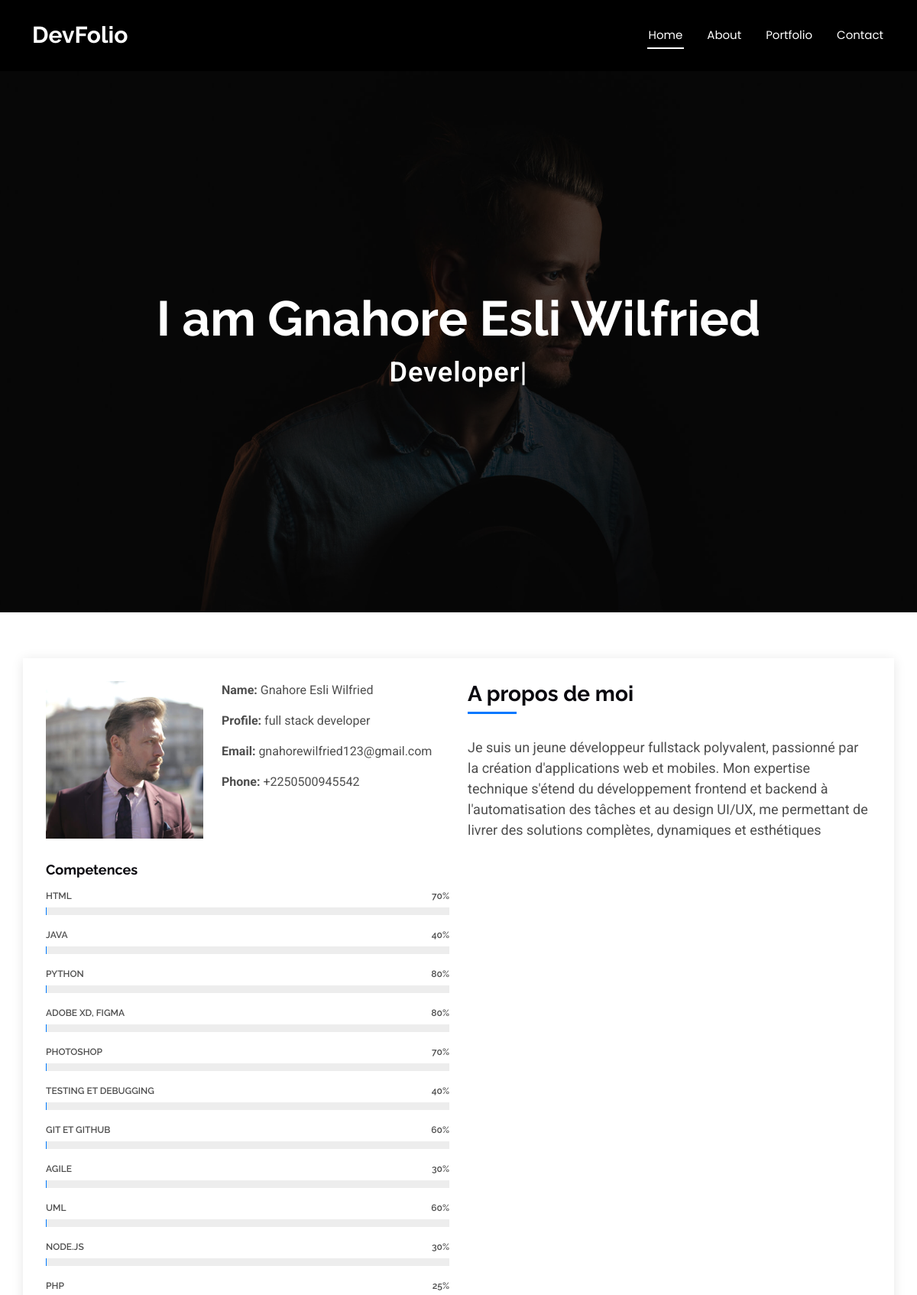
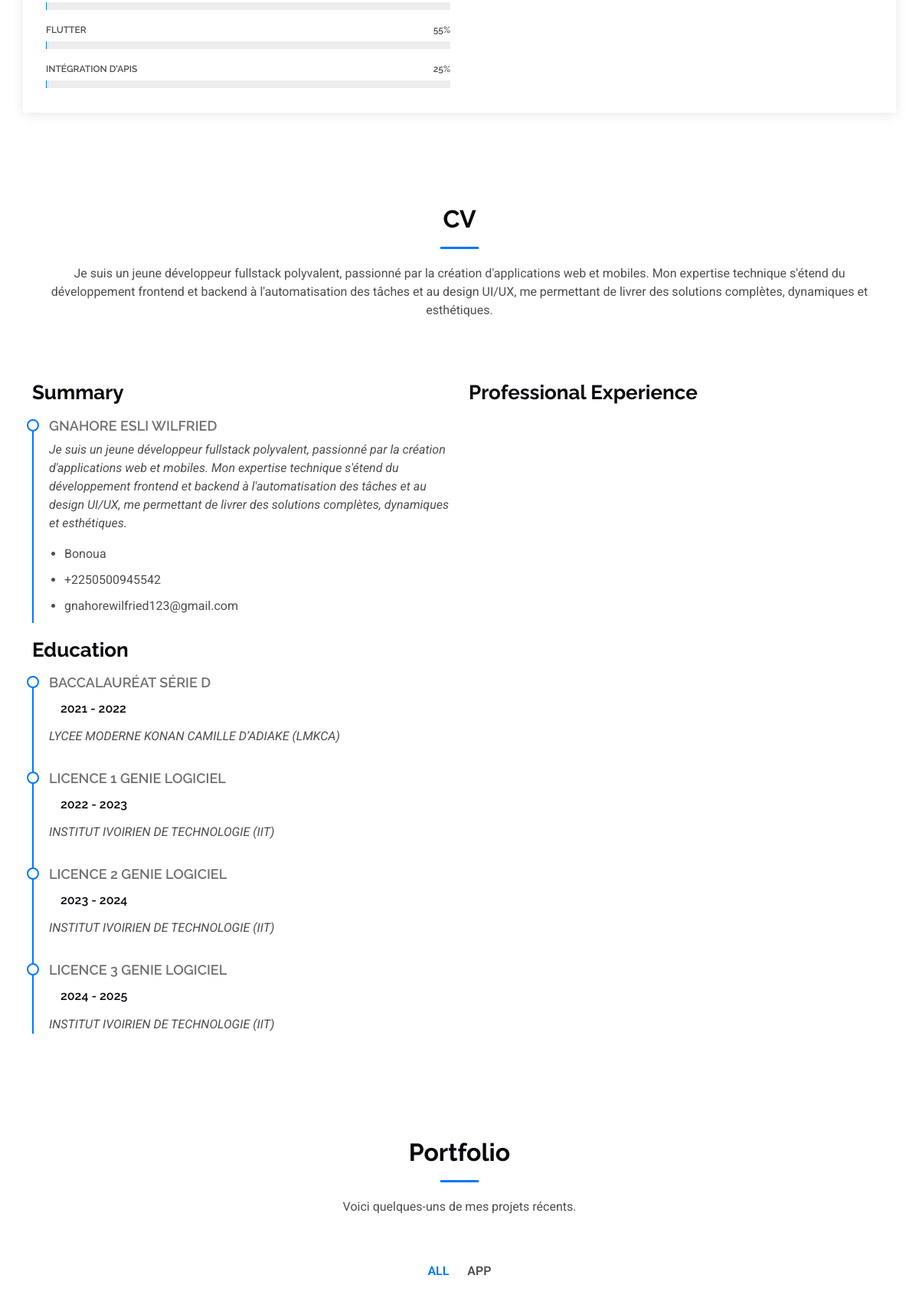
The page / (upper part) on the database its author committed (2 pictures, top to bottom).
### Portfolio/models.py (models this page shows, shortened)
class About(models.Model):
    name = models.CharField(max_length=100)
    profile = models.CharField(max_length=100)
    email = models.EmailField()
    phone = models.CharField(max_length=20)
    about_me = models.TextField()

class Skill(models.Model):
    about = models.ForeignKey(About, related_name='skills', on_delete=models.CASCADE)
    skill_name = models.CharField(max_length=100)
    proficiency = models.IntegerField(help_text='Proficiency in percentage (0-100)')

class Resume(models.Model):
    about = models.ForeignKey(About, related_name='resumes', on_delete=models.CASCADE, help_text="Le CV associé à la personne.")
    name = models.CharField(max_length=100)
    summary = models.TextField()
    address = models.CharField(max_length=200)
    phone = models.CharField(max_length=20)
    email = models.EmailField()

class Education(models.Model):
    resume = models.ForeignKey(Resume, related_name='education', on_delete=models.CASCADE)
    degree = models.CharField(max_length=100)
    institution = models.CharField(max_length=200)
    start_year = models.IntegerField(help_text='Year education started')
    end_year = models.IntegerField(help_text='Year education ended')

class PortfolioCategory(models.Model):
    name = models.CharField(max_length=50)

### Portfolio/views.py (the view)
# urls.py: path('', views.home, name='home'),
def home(request):
    about = About.objects.first()  # Récupérer l'utilisateur "about"
    resume = Resume.objects.filter(about=about).first()  # Associer un CV à cet utilisateur
    categories = PortfolioCategory.objects.all()  # Récupérer toutes les catégories du portfolio
    items = PortfolioItem.objects.all()  # Récupérer tous les items du portfolio
    context = {
        'about': about,
        'resume': resume,
        'roles': ['Developer', 'Designer', 'Freelancer'],  # Exemple de rôles (tu pourrais les récupérer dynamiquement si nécessaire)
        'categories': categories,  # Ajout des catégories du portfolio
        'items': items,  # Ajout des items du portfolio
    }
    return render(request, 'home.html', context)

### Portfolio/templates/home.html (shortened to what this page needs)
{% extends 'base.html' %}
{% load static %}
{% block content %}
<main class="main">
    <section id="hero" class="hero section dark-background">
      <img src="{% static 'img/hero-img.jpg' %}" alt="" data-aos="fade-in">
      <div class="container d-flex flex-column align-items-center justify-content-center text-center" data-aos="fade-up" data-aos-delay="100">
        <h2>I am {{ about.name }}</h2>
        <p>
          <span class="typed" data-typed-items="{% for role in roles %}{{ role }}{% if not forloop.last %}, {% endif %}{% endfor %}"></span>
        </p>
      </div>
    </section>
    <section id="about" class="about section">
      <div class="container" data-aos="fade-up" data-aos-delay="100">
        <div class="row gy-4">
          <div class="col-md-6">
            <div class="row justify-content-between gy-4">
              <div class="col-lg-5">
                <img src="{% static 'img/profile-img.jpg' %}" class="img-fluid" alt="Profile Image">
              </div>
              <div class="col-lg-7 about-info">
                <p><strong>Name: </strong> <span>{{ about.name }}</span></p>
                <p><strong>Profile: </strong> <span>{{ about.profile }}</span></p>
                <p><strong>Email: </strong> <span>{{ about.email }}</span></p>
                <p><strong>Phone: </strong> <span>{{ about.phone }}</span></p>
              </div>
            </div>
            <div class="skills-content skills-animation">
              <h5>Competences</h5>
              {% for skill in about.skills.all %}
              <div class="progress">
                <span class="skill"><span>{{ skill.skill_name }}</span> <i class="val">{{ skill.proficiency }}%</i></span>
                <div class="progress-bar-wrap">
                </div>
              </div>
              {% endfor %}
            </div>
          </div>
          <div class="col-md-6">
            <div class="about-me">
              <h4>A propos de moi</h4>
              <p>{{ about.about_me }}</p>
            </div>
          </div>
        </div>
      </div>
    </section>
    <section id="resume" class="resume section">
      <div class="container section-title" data-aos="fade-up">
        <h2>CV</h2>
        <p>{{ resume.summary }}</p>
      </div>
      <div class="container">
        <div class="row">
          <div class="col-lg-6" data-aos="fade-up" data-aos-delay="100">
            <h3 class="resume-title">Summary</h3>
            <div class="resume-item pb-0">
              <h4>{{ resume.name }}</h4>
              <p><em>{{ resume.summary }}</em></p>
              <ul>
                <li>{{ resume.address }}</li>
                <li>{{ resume.phone }}</li>
                <li>{{ resume.email }}</li>
              </ul>
            </div>
            <h3 class="resume-title">Education</h3>
            {% for edu in resume.education.all %}
            <div class="resume-item">
              <h4>{{ edu.degree }}</h4>
              <h5>{{ edu.start_year }} - {{ edu.end_year }}</h5>
              <p><em>{{ edu.institution }}</em></p>
            </div>
            {% endfor %}
          </div>
          <div class="col-lg-6" data-aos="fade-up" data-aos-delay="200">
            <h3 class="resume-title">Professional Experience</h3>
          </div>
        </div>
      </div>
    </section>
<section id="portfolio" class="portfolio section">
    <div class="container section-title" data-aos="fade-up">
      <h2>Portfolio</h2>
      <p>Voici quelques-uns de mes projets récents.</p>
    </div>
    <div class="container">
      <div class="isotope-layout" data-default-filter="*" data-layout="masonry" data-sort="original-order">
        <ul class="portfolio-filters isotope-filters" data-aos="fade-up" data-aos-delay="100">
          <li data-filter="*" class="filter-active">All</li>
          {% for category in categories %}
            <li data-filter=".filter-{{ category.name|slugify }}">{{ category.name }}</li>
          {% endfor %}
        </ul>
        <div class="row gy-4 isotope-container" data-aos="fade-up" data-aos-delay="200">
        </div>
      </div>
    </div>
  </section>
</main>
{% endblock %}

### Portfolio/templates/base.html (shortened to what this page needs)
{% load static%}
<!DOCTYPE html>
<html lang="en">
<head>
  <link href="{% static 'assets/vendor/bootstrap/css/bootstrap.min.css'%}" rel="stylesheet">
  <link href="{% static 'assets/vendor/bootstrap-icons/bootstrap-icons.css'%}" rel="stylesheet">
  <link href="{% static 'assets/vendor/aos/aos.css'%}" rel="stylesheet">
  <link href="{% static 'assets/vendor/glightbox/css/glightbox.min.css'%}" rel="stylesheet">
  <link href="{% static 'assets/vendor/swiper/swiper-bundle.min.css'%}" rel="stylesheet">
  <link href="{% static 'assets/css/main.css'%}" rel="stylesheet">
</head>
<body class="index-page">
    <header id="header" class="header d-flex align-items-center sticky-top">
        <div class="container-fluid container-xl position-relative d-flex align-items-center justify-content-between">
          <a href="index.html" class="logo d-flex align-items-center">
            <h1 class="sitename">DevFolio</h1>
          </a>
          <nav id="navmenu" class="navmenu">
            <ul>
              <li><a href="#hero" class="active">Home<br></a></li>
              <li><a href="#about">About</a></li>
              <li><a href="#portfolio">Portfolio</a></li>
              <li><a href="#contact">Contact</a></li>
            </ul>
          </nav>
        </div>
      </header>
      {%block content %}
        {% endblock %}
</body>
</html>

### rows shown on the page
About: name "Gnahore Esli Wilfried", profile "full stack developer", email "gnahorewilfried123@gmail.com", phone "+2250500945542", about_me "Je suis un jeune développeur fullstack polyvalent, passionné par la création d'applications web et mobiles. Mon expertise technique s'étend du développement frontend et backend à l'automatisation des tâches et au design UI/UX, me permettant de livrer des solutions complètes, dynamiques et esthétiques"
Skill: skill_name "HTML", proficiency "70"
Skill: skill_name "JAVA", proficiency "40"
Skill: skill_name "PYTHON", proficiency "80"
Skill: skill_name "ADOBE XD, FIGMA", proficiency "80"
Skill: skill_name "PHOTOSHOP", proficiency "70"
Skill: skill_name "TESTING ET DEBUGGING", proficiency "40"
Skill: skill_name "GIT ET GITHUB", proficiency "60"
Skill: skill_name "AGILE", proficiency "30"
Skill: skill_name "UML", proficiency "60"
Skill: skill_name "NODE.JS", proficiency "30"
Skill: skill_name "PHP", proficiency "25"
Skill: skill_name "FLUTTER", proficiency "55"
Skill: skill_name "INTÉGRATION D'APIS", proficiency "25"
Resume: summary "Je suis un jeune développeur fullstack polyvalent, passionné par la création d'applications web et mobiles. Mon expertise technique s'étend du développement frontend et backend à l'automatisation des tâches et au design UI/UX, me permettant de livrer des solutions complètes, dynamiques et esthétiques.", name "GNAHORE ESLI WILFRIED", address "Bonoua", phone "+2250500945542", email "gnahorewilfried123@gmail.com"
Education: degree "BACCALAURÉAT SÉRIE D", start_year "2021", end_year "2022", institution "LYCEE MODERNE KONAN CAMILLE D’ADIAKE (LMKCA)"
Education: degree "LICENCE 1 GENIE LOGICIEL", start_year "2022", end_year "2023", institution "INSTITUT IVOIRIEN DE TECHNOLOGIE (IIT)"
Education: degree "LICENCE 2 GENIE LOGICIEL", start_year "2023", end_year "2024", institution "INSTITUT IVOIRIEN DE TECHNOLOGIE (IIT)"
Education: degree "LICENCE 3 GENIE LOGICIEL", start_year "2024", end_year "2025", institution "INSTITUT IVOIRIEN DE TECHNOLOGIE (IIT)"
PortfolioCategory: name "APP"
